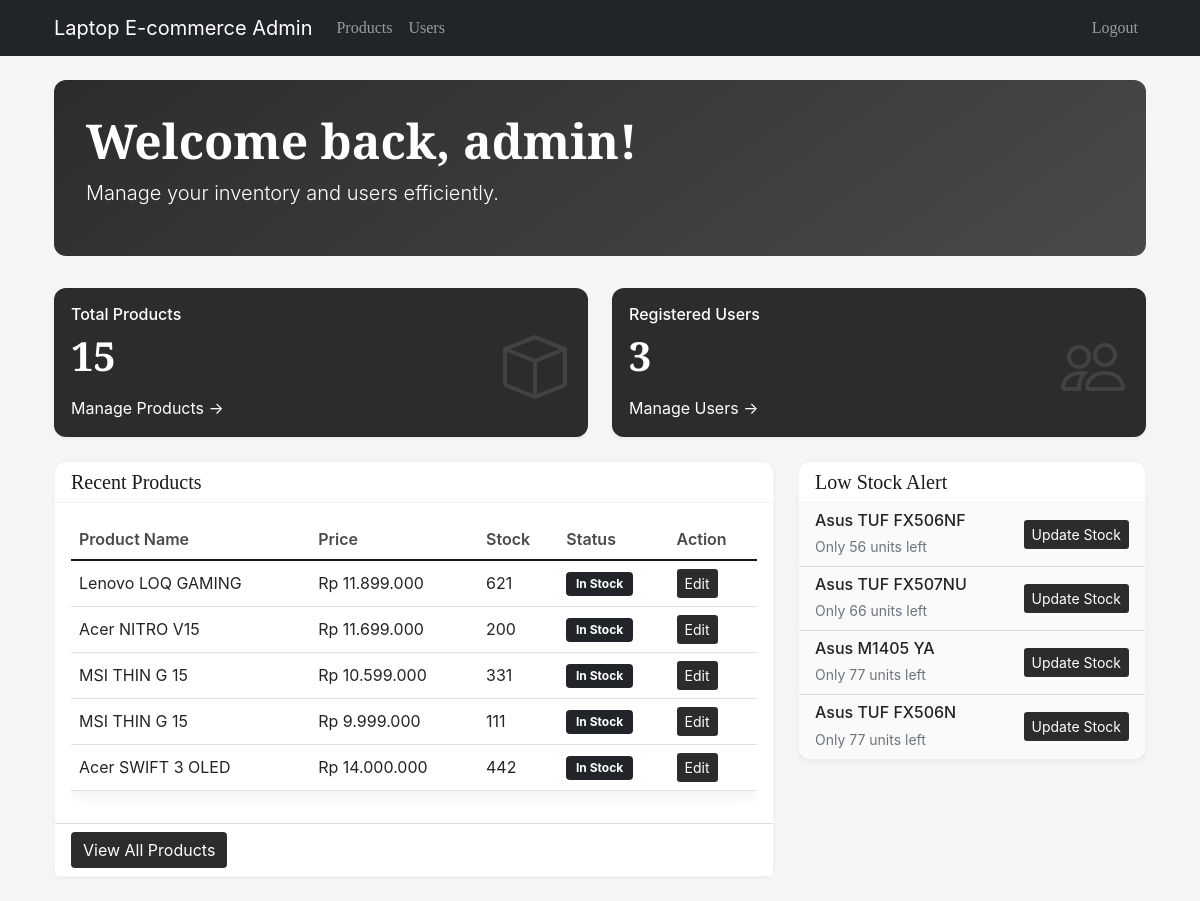
/admin/index.php (signed in), run on the app's committed database.
### tables this page shows
CREATE TABLE `products` (
  `id` int(11) NOT NULL,
  `name` varchar(100) NOT NULL,
  `description` text DEFAULT NULL,
  `price` decimal(10,2) NOT NULL,
  `stock` int(11) NOT NULL,
  `image` varchar(255) DEFAULT NULL,
  `created_at` timestamp NOT NULL DEFAULT current_timestamp()
);

### admin/index.php (the view, shortened to what this page needs)
<?php
require_once 'config.php';
$productCount = $pdo->query("SELECT COUNT(*) FROM products")->fetchColumn();
$userCount = $pdo->query("SELECT COUNT(*) FROM users")->fetchColumn();
$lowStockProducts = $pdo->query("
    SELECT * FROM products
    WHERE stock < 100
    ORDER BY stock ASC
    LIMIT 5
")->fetchAll();
$recentProducts = $pdo->query("
    SELECT * FROM products
    ORDER BY created_at DESC
    LIMIT 5
")->fetchAll();
include 'includes/header.php';
?>
<!DOCTYPE html>
<html lang="en">
<head>
    <link href="https://cdn.jsdelivr.net/npm/bootstrap@5.1.3/dist/css/bootstrap.min.css" rel="stylesheet">
    <link rel="stylesheet" href="https://cdn.jsdelivr.net/npm/bootstrap-icons@1.7.2/font/bootstrap-icons.css">
</head>
<body>
<div class="container py-4">
    <div class="welcome-section">
        <h1 class="display-5 fw-bold">Welcome back, <?php echo $_SESSION['username']; ?>!</h1>
        <p class="lead">Manage your inventory and users efficiently.</p>
    </div>
    <div class="row g-4 mb-4">
        <div class="col-md-6">
            <div class="dashboard-card stat-card">
                <div class="card-body">
                    <h6 class="card-title">Total Products</h6>
                    <h2 class="display-6 fw-bold mb-0"><?php echo number_format($productCount); ?></h2>
                    <div class="mt-3">
                        <a href="products.php" class="text-white text-decoration-none">Manage Products →</a>
                    </div>
                    <i class="bi bi-box stat-icon"></i>
                </div>
            </div>
        </div>
        <div class="col-md-6">
            <div class="dashboard-card stat-card">
                <div class="card-body">
                    <h6 class="card-title">Registered Users</h6>
                    <h2 class="display-6 fw-bold mb-0"><?php echo number_format($userCount); ?></h2>
                    <div class="mt-3">
                        <a href="users.php" class="text-white text-decoration-none">Manage Users →</a>
                    </div>
                    <i class="bi bi-people stat-icon"></i>
                </div>
            </div>
        </div>
    </div>
    <div class="row g-4 ">
        <div class="col-md-8">
            <div class="dashboard-card">
                <div class="card-header">
                    <h5 class="card-title mb-0">Recent Products</h5>
                </div>
                <div class="card-body product-list">
                    <div class="table-responsive">
                        <table class="table table-hover align-middle">
                            <thead>
                                <tr>
                                    <th>Product Name</th>
                                    <th>Price</th>
                                    <th>Stock</th>
                                    <th>Status</th>
                                    <th>Action</th>
                                </tr>
                            </thead>
                            <tbody>
                                <?php foreach ($recentProducts as $product): ?>
                                <tr>
                                    <td><?php echo htmlspecialchars($product['name']); ?></td>
                                    <td>Rp <?php echo number_format($product['price'], 0, ',', '.'); ?></td>
                                    <td><?php echo $product['stock']; ?></td>
                                    <td>
                                        <?php if ($product['stock'] < 100): ?>
                                            <span class="badge bg-secondary">Low Stock</span>
                                        <?php else: ?>
                                            <span class="badge bg-dark">In Stock</span>
                                        <?php endif; ?>
                                    </td>
                                    <td>
                                        <a href="product-form.php?id=<?php echo $product['id']; ?>"
                                           class="btn btn-sm btn-mono">
                                            Edit
                                        </a>
                                    </td>
                                </tr>
                                <?php endforeach; ?>
                            </tbody>
                        </table>
                    </div>
                </div>
                <div class="card-footer bg-white">
                    <a href="products.php" class="btn btn-mono">View All Products</a>
                </div>
            </div>
        </div>
        <div class="col-md-4">
            <div class="dashboard-card">
                <div class="card-header">
                    <h5 class="card-title mb-0">Low Stock Alert</h5>
                </div>
                <div class="card-body p-0">
                    <div class="list-group list-group-flush">
                        <?php if (count($lowStockProducts) > 0): ?>
                            <?php foreach ($lowStockProducts as $product): ?>
                            <div class="list-group-item low-stock-alert">
                                <div class="d-flex justify-content-between align-items-center">
                                    <div>
                                        <h6 class="mb-1"><?php echo htmlspecialchars($product['name']); ?></h6>
                                        <small class="text-muted">Only <?php echo $product['stock']; ?> units left</small>
                                    </div>
                                    <a href="product-form.php?id=<?php echo $product['id']; ?>"
                                       class="btn btn-sm btn-mono">
                                        Update Stock
                                    </a>
                                </div>
                            </div>
                            <?php endforeach; ?>
                        <?php endif; ?>
                    </div>
                </div>
            </div>
        </div>
    </div>
</div>
</body>
</html>
<?php include 'includes/footer.php'; ?>

### admin/includes/header.php (style rules this page uses)
body { font-family: 'Roboto', sans-serif; background-color: #f8f9fa; color: #333; }
h1, h2, h3, h4, h5 { font-family: 'Playfair Display', serif; }
.table { background-color: #fff; box-shadow: 0 0 20px rgba(0, 0, 0, 0.1); }

### admin/index.php (style rules this page uses)
:root { --primary-color: #2c2c2c; --secondary-color: #4a4a4a; --accent-color: #666666; --background-color: #f5f5f5; --card-bg: #ffffff; --text-primary: #1a1a1a; --text-secondary: #4a4a4a; --border-radius: 12px; --transition: all 0.3s ease; }
body { background-color: var(--background-color); font-family: 'Inter', sans-serif; color: var(--text-primary); }
.dashboard-card { background: var(--card-bg); border-radius: var(--border-radius); border: 1px solid rgba(0, 0, 0, 0.05); transition: var(--transition); box-shadow: 0 2px 4px rgba(0, 0, 0, 0.04); }
.stat-card { position: relative; overflow: hidden; min-height: 140px; background: var(--primary-color); color: white; }
.stat-icon { position: absolute; right: 20px; bottom: 20px; font-size: 4rem; opacity: 0.1; }
.welcome-section { background: linear-gradient(145deg, var(--primary-color), var(--secondary-color)); border-radius: var(--border-radius); color: white; padding: 2rem; margin-bottom: 2rem; }
.table { color: var(--text-primary); }
.table th { font-weight: 600; color: var(--text-secondary); }
.badge { padding: 0.5em 0.8em; }
.low-stock-alert { border-left: 4px solid var(--accent-color); background-color: rgba(0, 0, 0, 0.02); }
.btn-mono { background-color: var(--primary-color); color: white; border: none; transition: var(--transition); }
.product-list { max-height: 400px; overflow-y: auto; }
.card-header { background-color: transparent; border-bottom: 1px solid rgba(0, 0, 0, 0.05); }

### data on the page
products: name "Lenovo LOQ GAMING", price "11.899.000", stock "621", shows "In Stock"
products: name "Acer NITRO V15", price "11.699.000", stock "200", shows "In Stock"
products: name "MSI THIN G 15", price "10.599.000", stock "331", shows "In Stock"
products: name "MSI THIN G 15", price "9.999.000", stock "111", shows "In Stock"
products: name "Acer SWIFT 3 OLED", price "14.000.000", stock "442", shows "In Stock"
products: name "Asus TUF FX506NF", stock "56"
products: name "Asus TUF FX507NU", stock "66"
products: name "Asus M1405 YA", stock "77"
products: name "Asus TUF FX506N", stock "77"

### other printed values
$_SESSION['username'] "admin"
$productCount "15"
$userCount "3"
